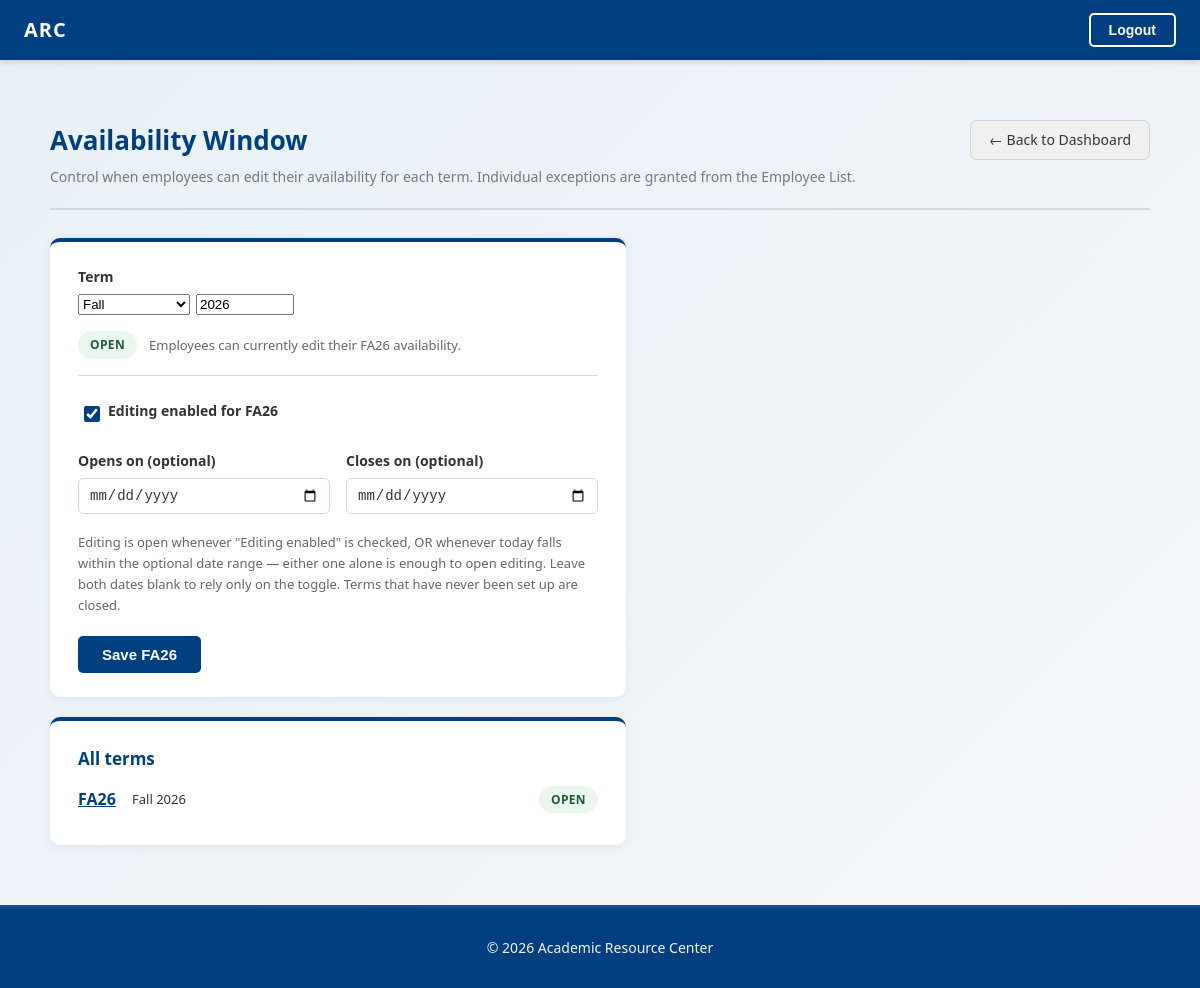
Page /availability-window/ (signed in) on the earlier database version.
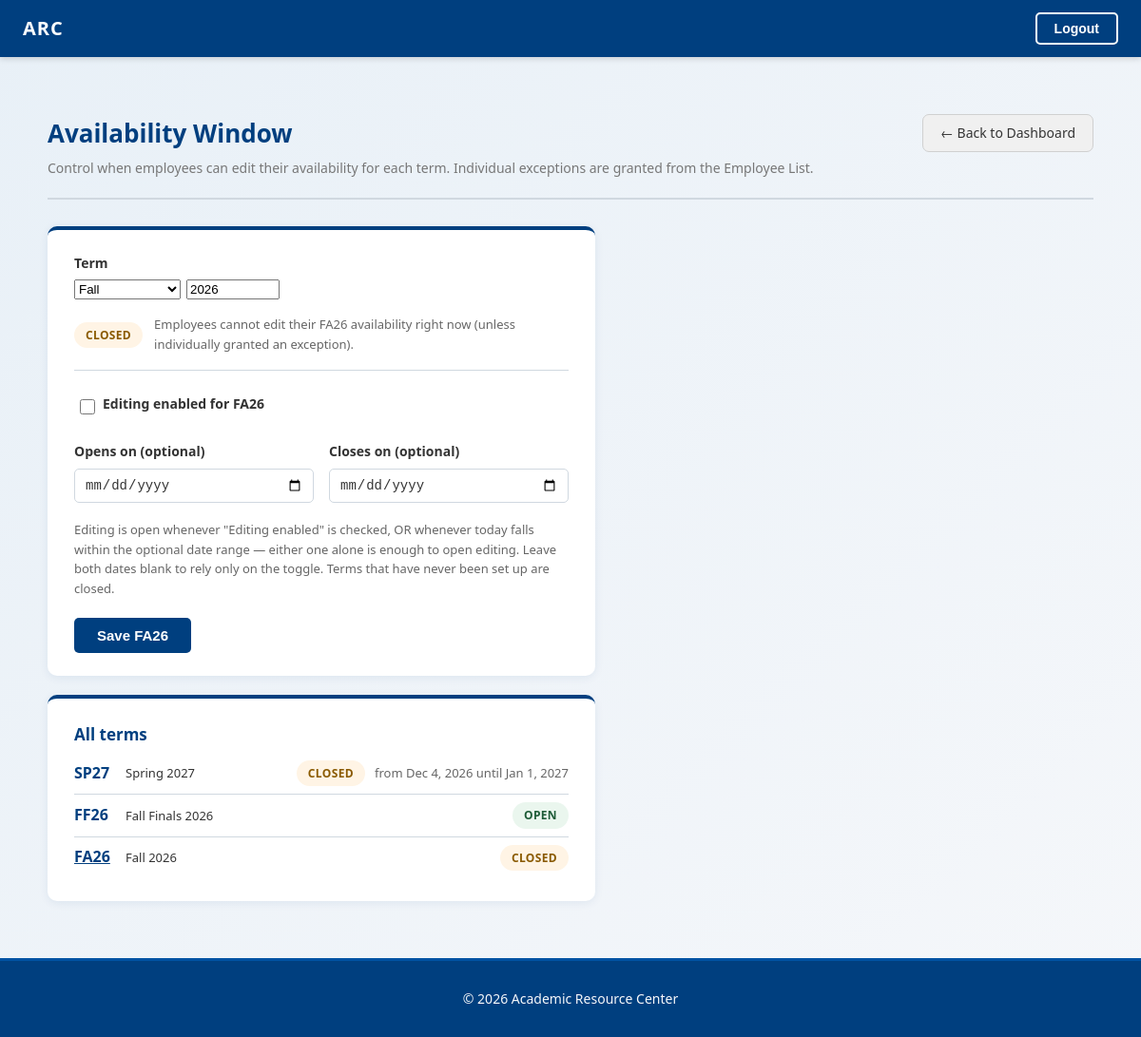
Same page on the later database version.
### scheduling/models.py (models this page shows, shortened)
class AvailabilityWindow(models.Model):
    term = models.CharField(max_length=2, choices=Term.choices)
    year = models.PositiveSmallIntegerField()
    is_open = models.BooleanField(default=False)
    opens_at = models.DateField(null=True, blank=True)
    closes_at = models.DateField(null=True, blank=True)
    def is_currently_open(self):
        if self.is_open:
            return True
        if self.opens_at or self.closes_at:
            today = datetime.date.today()
            if self.opens_at and today < self.opens_at:
                return False
            if self.closes_at and today > self.closes_at:
                return False
            return True
        return False
    @classmethod
    def for_term(cls, term, year):
        return cls.objects.filter(term=term, year=year).first() or cls(term=term, year=year)
    @property
    def label(self):
        return term_label(self.term, self.year)
    class Meta:
        unique_together = ['term', 'year']
        verbose_name_plural = 'Availability Windows'

### scheduling/views.py (the view)
# urls.py: path('availability-window/', views.availability_window, name='availability_window'),
@login_required
@user_passes_test(_is_admin)
def availability_window(request):
    today = date.today()
    term, year = _requested_term(request.POST if request.method == 'POST' else request.GET, today)
    window = AvailabilityWindow.for_term(term, year)
    if request.method == 'POST':
        form = AvailabilityWindowForm(request.POST, instance=window)
        if form.is_valid():
            form.save()
            messages.success(request, f"{window.label} availability window updated.")
            return redirect(f"{reverse('scheduling:availability_window')}?term={term}&year={year}")
    else:
        form = AvailabilityWindowForm(instance=window)
    windows = sorted(
        AvailabilityWindow.objects.all(),
        key=lambda w: (w.year, TERM_ORDER[w.term]), reverse=True,
    )
    return render(request, 'scheduling/availability_window.html', {
        'form': form, 'window': window,
        'term': term, 'year': year,
        'term_label': term_label(term, year),
        'term_choices': Term.choices,
        'windows': windows,
    })

### scheduling/forms.py
class AvailabilityWindowForm(forms.ModelForm):
    class Meta:
        model = AvailabilityWindow
        fields = ('is_open', 'opens_at', 'closes_at')
        widgets = {
            'opens_at': forms.DateInput(attrs={'type': 'date'}),
            'closes_at': forms.DateInput(attrs={'type': 'date'}),
        }

### scheduling/models.py (called while the page is built)
def term_for_date(d):
    if d.month <= 5:
        return Term.SPRING
    if d.month <= 7:
        return Term.SUMMER
    return Term.FALL

def term_label(term, year):
    return f"{term}{year % 100:02d}"

### scheduling/views.py (called while the page is built)
def _is_admin(user):
    return user.is_authenticated and user.is_admin

def _requested_term(params, today):
    term = params.get('term', '')
    if term not in Term.values:
        term = term_for_date(today)
    try:
        year = int(params.get('year', ''))
    except ValueError:
        year = today.year
    if not 2000 <= year <= 2100:
        year = today.year
    return term, year

### scheduling/templates/scheduling/availability_window.html (shortened to what this page needs)
{% extends "dashboard/base.html" %}
{% block content %}
<div class="oh-container">
  <div class="oh-page-header">
    <div>
      <h1 class="oh-title">Availability Window</h1>
      <p class="oh-subtitle">Control when employees can edit their availability for each term. Individual exceptions are granted from the Employee List.</p>
    </div>
    <a href="{% url 'dashboard:dashboard' %}" class="btn btn-secondary">← Back to Dashboard</a>
  </div>
  <div class="oh-card aw-card">
    <div class="reg-field aw-term-picker">
      <label class="reg-label" for="term-select">Term</label>
      <div class="aw-term-inputs">
        <select id="term-select">
          {% for code, label in term_choices %}
          <option value="{{ code }}" {% if code == term %}selected{% endif %}>{{ label }}</option>
          {% endfor %}
        </select>
        <input type="number" id="term-year" min="2000" max="2100" step="1" value="{{ year }}" aria-label="Year">
      </div>
    </div>
    <div class="aw-status-row">
      <span class="aw-status-badge {% if window.is_currently_open %}aw-status-open{% else %}aw-status-closed{% endif %}">
        {% if window.is_currently_open %}Open{% else %}Closed{% endif %}
      </span>
      <span class="aw-status-desc">
        {% if window.is_currently_open %}
          Employees can currently edit their {{ term_label }} availability.
        {% else %}
          Employees cannot edit their {{ term_label }} availability right now (unless individually granted an exception).
        {% endif %}
      </span>
    </div>
    <form method="post" class="registration-form">
      <div class="reg-field">
        <label class="reg-checkbox-item">
          {{ form.is_open }}
          <span class="reg-label">Editing enabled for {{ term_label }}</span>
        </label>
      </div>
      <div class="reg-row">
        <div class="reg-field">
          <label class="reg-label" for="{{ form.opens_at.id_for_label }}">Opens on (optional)</label>
          {{ form.opens_at }}
        </div>
        <div class="reg-field">
          <label class="reg-label" for="{{ form.closes_at.id_for_label }}">Closes on (optional)</label>
          {{ form.closes_at }}
        </div>
      </div>
      <p class="oh-card-desc">Editing is open whenever "Editing enabled" is checked, OR whenever today falls within the optional date range — either one alone is enough to open editing. Leave both dates blank to rely only on the toggle. Terms that have never been set up are closed.</p>
      <button type="submit" class="btn btn-primary">Save {{ term_label }}</button>
    </form>
  </div>
  {% if windows %}
  <div class="oh-card aw-card">
    <h2 class="oh-card-title">All terms</h2>
    <ul class="aw-term-list">
      {% for w in windows %}
      <li>
        <a href="?term={{ w.term }}&year={{ w.year }}"{% if w.term == term and w.year == year %} class="aw-term-current"{% endif %}>{{ w.label }}</a>
        <span class="aw-term-name">{{ w.get_term_display }} {{ w.year }}</span>
        <span class="aw-status-badge {% if w.is_currently_open %}aw-status-open{% else %}aw-status-closed{% endif %}">
          {% if w.is_currently_open %}Open{% else %}Closed{% endif %}
        </span>
        {% if w.opens_at or w.closes_at %}
        <span class="aw-status-desc">
          {% if w.opens_at %}from {{ w.opens_at|date:"M j, Y" }}{% endif %}
          {% if w.closes_at %}until {{ w.closes_at|date:"M j, Y" }}{% endif %}
        </span>
        {% endif %}
      </li>
      {% endfor %}
    </ul>
  </div>
  {% endif %}
</div>
{% endblock %}

### dashboard/templates/dashboard/base.html (shortened to what this page needs)
{% load static %}
<!DOCTYPE html>
<html lang="en">
<head>
    <link rel="stylesheet" href="{% static 'account/css/styles.css' %}">
</head>
<body>
    <nav class="navbar">
        <a href="{% url 'dashboard:dashboard' %}" class="navbar-logo">
            <span class="logo-placeholder">ARC</span>
        </a>
        <div class="navbar-auth">
            {% if user.is_authenticated %}
                <form method="post" action="{% url 'account:logout' %}" class="button-form">
                    <button type="submit" class="nav-btn nav-btn-logout">Logout</button>
                </form>
            {% else %}
                <a href="{% url 'account:login' %}" class="nav-btn nav-btn-login">Login</a>
            {% endif %}
        </div>
    </nav>
    <main>
        {% block content %}
        {% endblock %}
    </main>
    <footer class="footer">
        <p>&copy; {% now "Y" %} Academic Resource Center</p>
    </footer>
</body>
</html>

Differences in the rows shown:
changed AvailabilityWindow "FA26": is_open "☑" → "☐"; is_open "OPEN" → "CLOSED"
added AvailabilityWindow: label "SP27", term "Spring", year "2027", is_open "CLOSED", opens_at "Dec 4, 2026", closes_at "Jan 1, 2027"
added AvailabilityWindow: label "FF26", term "Fall Finals", year "2026", is_open "OPEN"
Other differences:
{{ term_label }}: (not shown) → "FA26"
{{ term_label }}: "FA26" → (not shown)
text no longer shown: "OPEN Employees can currently edit their availability."
text now shown: "CLOSED Employees cannot edit their availability right now (unless individually granted an exception)."
